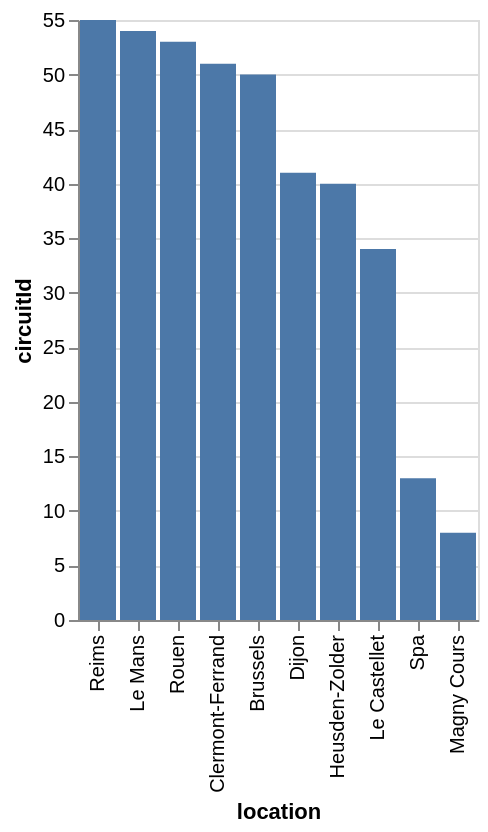

The Vega-Lite source for this figure:
### Vega-Lite specification from a JSON file in a GitHub repository (floating-point values rounded to 4 significant figures)
{"data": {"values": [{"x_data": "Reims", "y_data": 55}, {"x_data": "Le Mans", "y_data": 54}, {"x_data": "Rouen", "y_data": 53}, {"x_data": "Clermont-Ferrand", "y_data": 51}, {"x_data": "Brussels", "y_data": 50}, {"x_data": "Dijon", "y_data": 41}, {"x_data": "Heusden-Zolder", "y_data": 40}, {"x_data": "Le Castellet", "y_data": 34}, {"x_data": "Spa", "y_data": 13}, {"x_data": "Magny Cours", "y_data": 8}]}, "mark": "bar", "encoding": {"x": {"field": "x_data", "type": "nominal", "title": "location", "sort": {"op": "sum", "field": "y_data", "order": "descending"}}, "y": {"field": "y_data", "type": "quantitative", "title": "circuitId"}}}
